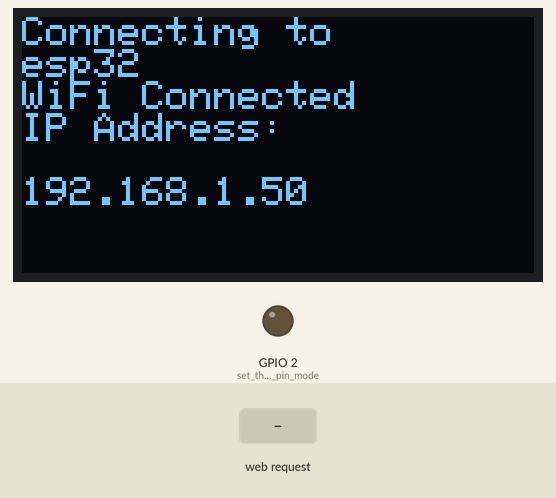
The sketch below on a simulated ESP32. Parts: 128×64 one-colour display, output pins drawn as LEDs (lit = HIGH). The inputs (shaded band) are chosen by the test bench. WiFi joins after 1.5 s; servers stay silent unless stated; what the sketch prints to the serial monitor is not drawn.

Above: at 3.7 s.
At 6.2 s:
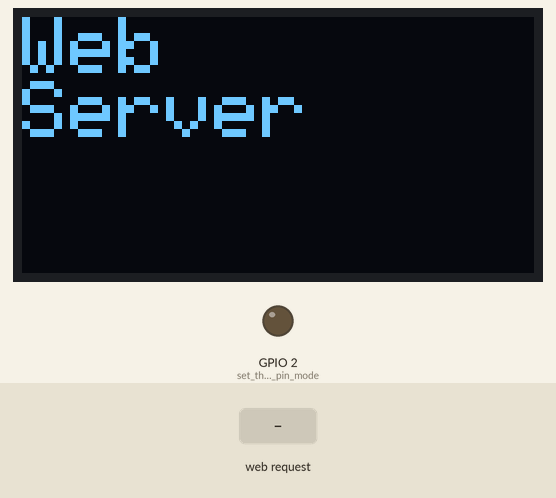
6.3 s: HTTP request GET /H received
At 9.7 s:
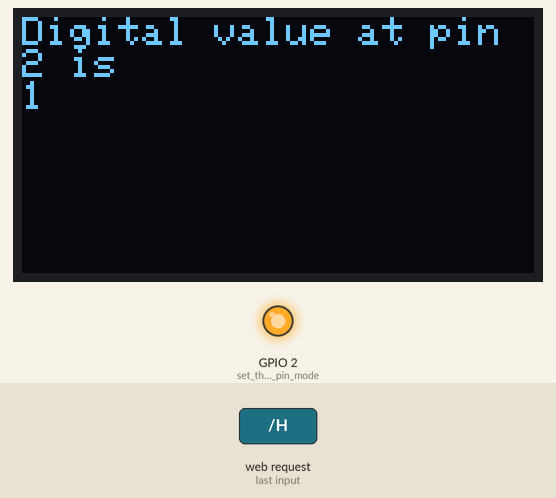
13.2 s: HTTP request GET /L received
At 15.1 s:
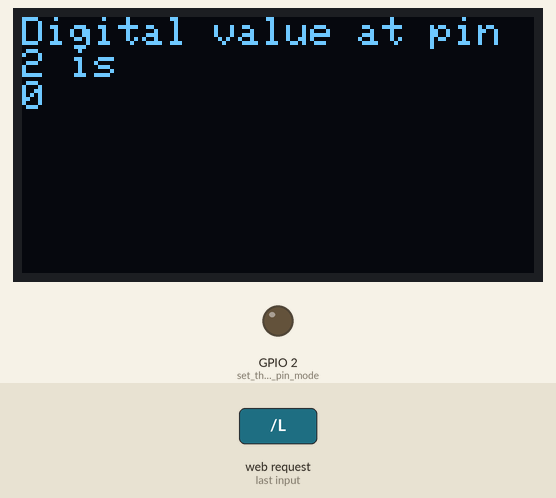
Timing chart, 0 to 16.6 s (numbered marks = the images above; inputs shaded):
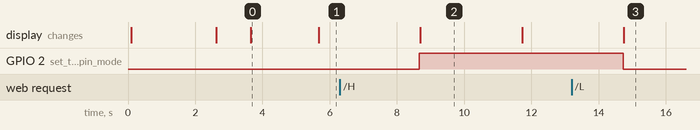

Measured:
- after the input at 6.3 s, GPIO 2 (set_the_LED_pin_mode): LOW → HIGH after 2.4 s; the display: changes after 2.4 s (image 2)
- after the input at 13.2 s, GPIO 2 (set_the_LED_pin_mode): HIGH → LOW after 1.5 s; the display: changes after 1.6 s (image 3)
- what the display in image 0 shows lasts 2.1 s, from 3.6 s to 5.7 s
- what the display in image 2 shows lasts 3.0 s, from 8.7 s to 11.7 s

The sketch:

Wifi_web_server_oled.ino
```cpp
/*
 WiFi Web Server LED Blink

 A simple web server that lets you blink an LED via the web.
 This sketch will print the IP address of your WiFi Shield (once connected)
 to the Serial monitor. From there, you can open that address in a web browser
 to turn on and off the LED on pin 5.

 If the IP address of your shield is yourAddress:
 http://yourAddress/H turns the LED on
 http://yourAddress/L turns it off

 This example is written for a network using WPA encryption. For
 WEP or WPA, change the Wifi.begin() call accordingly.

 Circuit:
 * WiFi shield attached
 * LED attached to pin 5

 created for arduino 25 Nov 2012
 by Tom Igoe

ported for sparkfun esp32
31.01.2017 by Jan Hendrik Berlin

 */

#include <WiFi.h>
//  #include "time.h"
//  #include <ArduinoJson.h>
#include <Wire.h>
#include <Adafruit_SSD1306.h>
#include <splash.h>
//Screen Dimensions
#define SCREEN_WIDTH 128
#define SCREEN_HEIGHT 64

Adafruit_SSD1306 display(SCREEN_WIDTH, SCREEN_HEIGHT, &Wire, -1);

// using Wifi hotspot of mobile

const char* ssid     = "esp32";
const char* password = "12345678";

/*
// using Wifi of RND
const char* ssid     = "RND";
const char* password = "y2kinnexiv2";
*/

//for getting time from internet
//const char* ntpServer = "pool.ntp.org";
//const long  gmtOffset_sec = 3600;
//const int   daylightOffset_sec = 3600;


WiFiServer server(80);

int val=0;
void intro_screen();
void display_digital_value();
//void printLocalTime();

void setup()
{
  Wire.begin(5, 4);
  display.begin(SSD1306_SWITCHCAPVCC, 0x3C, false, false);
display.clearDisplay();


    Serial.begin(115200);
    pinMode(2, OUTPUT);      // set the LED pin mode

    delay(10);

    // We start by connecting to a WiFi network
// to get MAC address of device
    WiFi.mode(WIFI_MODE_STA);
 Serial.println(WiFi.macAddress());

    Serial.println();
    Serial.println();
    Serial.print("Connecting to ");
    Serial.println(ssid);

    display.setTextSize(1); //  font size
display.setTextColor(WHITE); // text colour
display.setCursor(0,0);
display.println("Connecting to");
display.display();
display.setCursor(0,8);
display.println(ssid);
display.display();
delay(1000);

    WiFi.begin(ssid, password);

    while (WiFi.status() != WL_CONNECTED) {
        delay(500);
        Serial.print(".");
    }

//init and get the time
//  configTime(gmtOffset_sec, daylightOffset_sec, ntpServer);
//  printLocalTime();

display.setCursor(0,16);
display.println("WiFi Connected");
display.display();
delay(1000);

display.setCursor(0,24);
display.println("IP Address: \n");
display.println(WiFi.localIP());
display.display();
delay(1000);

    Serial.println("");
    Serial.println("WiFi connected.");
    Serial.println("IP address: ");
    Serial.println(WiFi.localIP());

    server.begin();

   // Serial.begin(9600);
// Start I2C Communication SDA = 5 and SCL = 4 on Wemos Lolin32 ESP32 with built-in SSD1306 OLED

//  Initialize display
// if(!display.begin(SSD1306_SWITCHCAPVCC, 0x3C, false, false)) {
//    Serial.println(F("SSD1306 allocation failed"));
// for(;;);
//  }
//  delay(2000);


}

int value = 0;

void loop(){

  //delay(1000);
  //printLocalTime();
      intro_screen();
 WiFiClient client = server.available();   // listen for incoming clients

  if (client) {                             // if you get a client,
    Serial.println("New Client.");           // print a message out the serial port
    String currentLine = "";                // make a String to hold incoming data from the client
    while (client.connected()) {            // loop while the client's connected
      if (client.available()) {             // if there's bytes to read from the client,
        char c = client.read();             // read a byte, then
        Serial.write(c);                    // print it out the serial monitor
        if (c == '\n') {                    // if the byte is a newline character

          // if the current line is blank, you got two newline characters in a row.
          // that's the end of the client HTTP request, so send a response:
          if (currentLine.length() == 0) {
            // HTTP headers always start with a response code (e.g. HTTP/1.1 200 OK)
            // and a content-type so the client knows what's coming, then a blank line:
            client.println("HTTP/1.1 200 OK");
            client.println("Content-type:text/html");
            client.println();

            // the content of the HTTP response follows the header:
            client.print("Click <a href=\"/H\">here</a> to turn the LED on pin 5 on.<br>");
            client.print("Click <a href=\"/L\">here</a> to turn the LED on pin 5 off.<br>");

            // The HTTP response ends with another blank line:
            client.println();
            // break out of the while loop:
            break;
          } else {    // if you got a newline, then clear currentLine:
            currentLine = "";
          }
        } else if (c != '\r') {  // if you got anything else but a carriage return character,
          currentLine += c;      // add it to the end of the currentLine
        }


        // Check to see if the client request was "GET /H" or "GET /L":
        if (currentLine.endsWith("GET /H")) {
          digitalWrite(2, HIGH);               // GET /H turns the LED on
          display_digital_value();

        }
        if (currentLine.endsWith("GET /L")) {
          digitalWrite(2, LOW);                // GET /L turns the LED off
          display_digital_value();

        }
      }
    }
    // close the connection:
    client.stop();
    Serial.println("Client Disconnected.");
  }
}


void intro_screen()
{
  display.clearDisplay();
delay(1000);
display.setTextSize(2); //  font size
display.setTextColor(WHITE); // text colour
display.setCursor(0,0);
display.println("Web\nServer");
display.display();
delay(2000);
display.clearDisplay();
delay(1000);
return;
}

void display_digital_value()
{
display.setTextSize(1); //  font size
display.setTextColor(WHITE); // text colour
val = digitalRead(2);
display.setCursor(0,0); //  specifying x and y coordinates
display.println("Digital value at pin 2 is"); // Drawing Display at specified x and y coordinations
display.println(val);
// y+=32;
display.display(); // Display Content
delay(1000);
display.clearDisplay();
delay(1000);
return;
}

//void printLocalTime()
//{
//  struct tm timeinfo;
//  if(!getLocalTime(&timeinfo)){
//    Serial.println("Failed to obtain time");
//    return;
//  }
//  Serial.println(&timeinfo, "%A, %B %d %Y %H:%M:%S");
//}


/*
int y = 0;
for(int i=1; i<=2; i++)//8 columns in oled
{
digitalWrite(led,!digitalRead(led));
delay(500);
*/
```
